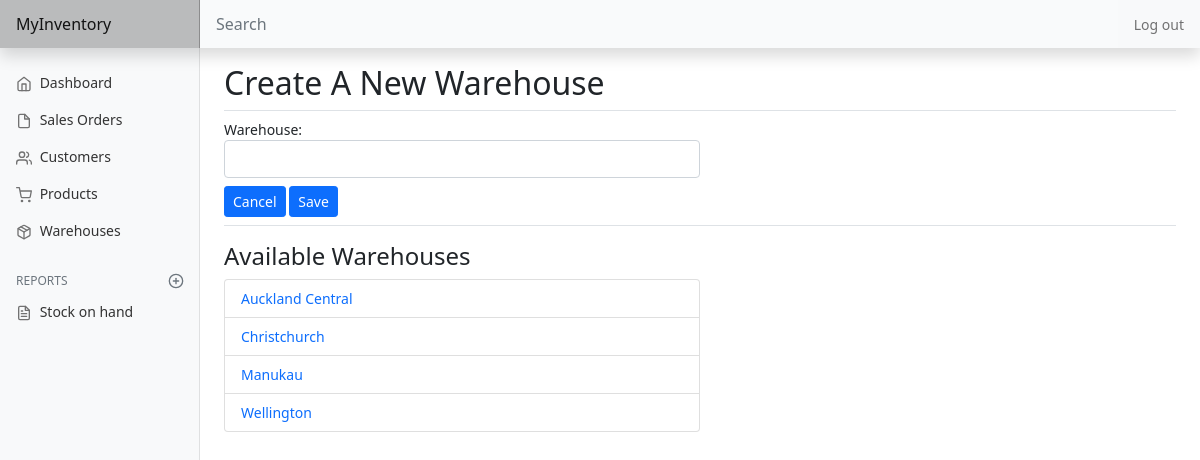
Before: /warehouse/new (signed in) with the older database file.
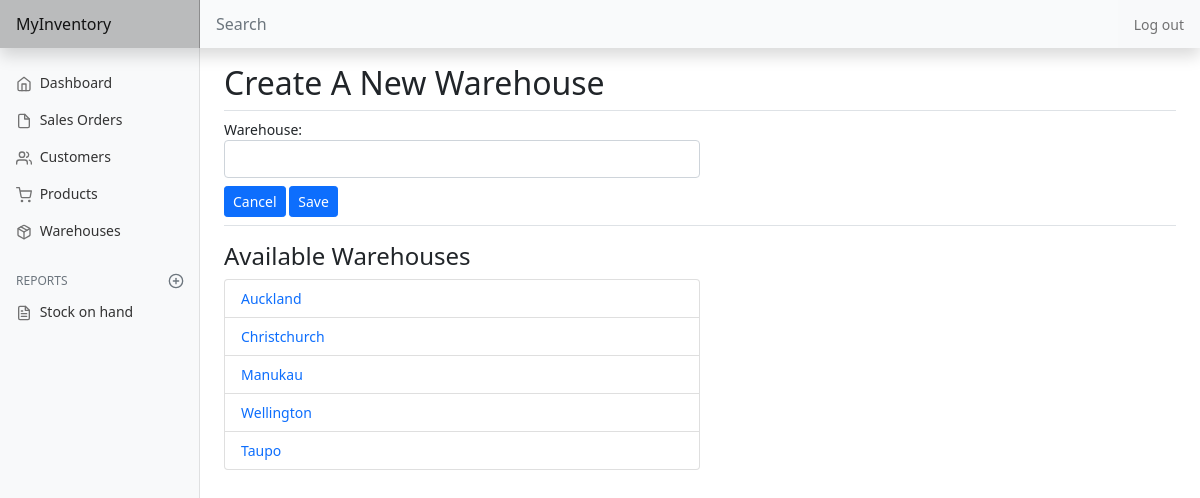
After: the same page with the newer database file.
### inventory/models.py (models this page shows)
class Warehouse(models.Model):
    user = models.ForeignKey(
        User, on_delete=models.CASCADE, related_name="warehouses")
    warehouse = models.CharField(max_length=64)
    def __str__(self):
        return f"{ self.warehouse }"

### inventory/views.py (the view)
# urls.py: path('warehouse/new', views.create_warehouse, name="create_warehouse"),
@login_required
def create_warehouse(request):
    if not request.user.is_authenticated:
        return JsonResponse(status=404)
    if request.method == "POST":
        warehouse = Warehouse(user=request.user)
        warehouse_form = WarehouseForm(
            request.POST or None, instance=warehouse)
        if warehouse_form.is_valid:
            warehouse_form.save()
        return HttpResponseRedirect(reverse("warehouse"))
    else:
        return render(request, "inventory/warehouse_form.html", {
            "form": WarehouseForm(),
            "warehouses": Warehouse.objects.filter(user=request.user)
        })

### inventory/models.py
class WarehouseForm(ModelForm):
    class Meta:
        model = Warehouse
        fields = ['warehouse']
        widgets = {
            'warehouse': forms.TextInput(attrs={'class': 'form-control', 'autofocus': True}),
        }

### inventory/templates/inventory/warehouse_form.html (shortened to what this page needs)
{% extends 'inventory/layout.html' %}
{% block body %}
    {% if edit %}
        <h2>Edit Warehouse</h2>
    {% else %}
        <h2>Create A New Warehouse</h2>
    {% endif %}
    <form method="post" class="border-top pt-2">
        <div class="col-12 col-lg-6 col-md-9 col-sm-10">
            {{ form }}
        </div>
        <div class="pt-2 pb-2 mb-3 border-bottom">
            <a class="btn btn-primary btn-sm" href="{% url 'warehouse' %}">Cancel</a>
            <input class="btn btn-primary btn-sm" type="submit" value="Save">
        </div>
    </form>
    <div class="col-12 col-lg-6 col-md-9 col-sm-10">
        {% if warehouses %}
            <h4>Available Warehouses</h4>
            <ul class="list-group">
                {% for warehouse in warehouses %}
                    <li class="list-group-item"><a class="edit-link" href="{% url 'view_warehouse' warehouse.id %}">{{ warehouse }}</a></li>
                {% endfor %}
            </ul>
        {% endif %}
    </div>
{% endblock %}

Changed rows visible on the page:
changed Warehouse: warehouse "Auckland Central" → "Auckland"
added Warehouse: warehouse "Taupo"
